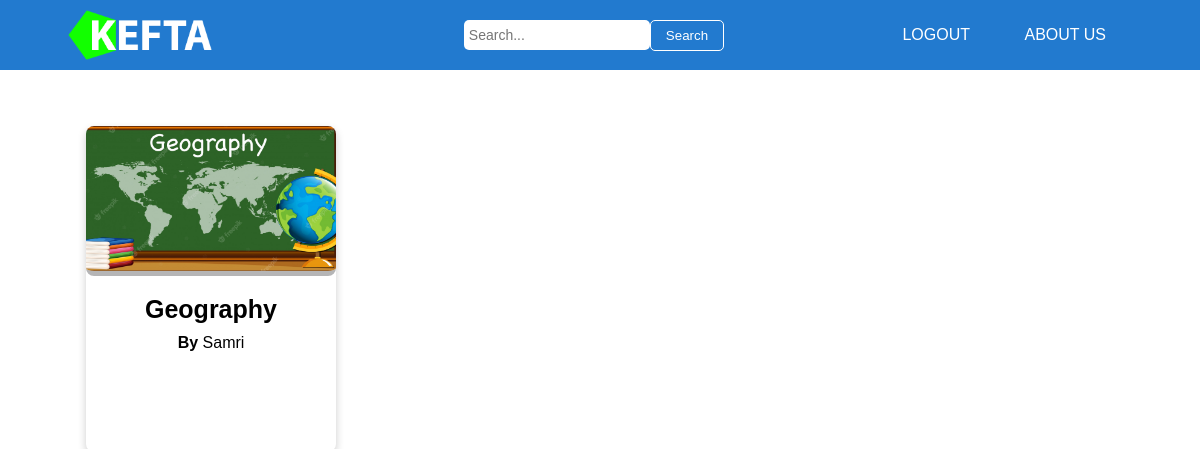
Page /class (signed in) on the committed database.
### models/class_.py (models this page shows, shortened)
class Class(db.Model):
    id = db.Column(db.String(60), primary_key=True, default=generate_uuid)
    name = db.Column(db.String(60), nullable=False)
    teacher_id = db.Column(db.String(60), db.ForeignKey('teacher.id'),
                           nullable=False)
    created_at = db.Column(db.DateTime, nullable=False,
                           default=datetime.utcnow)
    updated_at = db.Column(db.DateTime, nullable=False,
                           default=datetime.utcnow)
    image_name = db.Column(db.String(60), nullable=False)
    exams = db.relationship('Exam', backref='class', lazy=True,
                            cascade="all, delete-orphan")

### models/teacher.py (models this page shows, shortened)
class Teacher(db.Model, UserMixin):
    id = db.Column(db.String(60), primary_key=True, default=generate_uuid)
    first_name = db.Column(db.String(60), nullable=False)
    last_name = db.Column(db.String(60), nullable=False)
    email = db.Column(db.String(60), unique=True, nullable=False)
    password = db.Column(db.String(80), nullable=False)
    created_at = db.Column(db.DateTime, nullable=False,
                           default=datetime.utcnow)
    updated_at = db.Column(db.DateTime, nullable=False,
                           default=datetime.utcnow)
    classes = db.relationship('Class', backref='teacher', lazy=True,
                              cascade="all, delete-orphan")

### views/classes.py (the view)
@classes.route('/class', methods=['GET', 'POST'])
@login_required
def class_s():
    all_class = Class.query.all()
    all_teachers = Teacher.query.all()
    return render_template('class.html', user=current_user,
                           classes=all_class, teachers=all_teachers)

### app.py (called while the page is built)
@app.teardown_appcontext
def teardown_handler(self):
    db.session.remove()

### templates/class.html (shortened to what this page needs)
{% extends "base.html" %}
{% block style %}
<link rel="stylesheet" type="text/css" href="../static/css/class.css">
{% endblock %}
{% block content%}
	{% for class in classes %}
		<div class="class-card" onclick="examList('{{ class.id }}')">
			<img src="../static/user-data/{{ class.image_name }}" alt="" style="width:100% ">
			<h1>{{ class.name }}</h1>
			<p><b>By </b> {{ class.teacher.first_name }}</p>
			{% if class.teacher.id == user.id or user.email == 'admin@admin.com' %}
				<a onclick="editClass('{{class.id}}'); event.stopPropagation();" class="edit_btn">Edit</a>
				<br><br>
				<a onclick="deleteClass('{{class.id}}'); event.stopPropagation();" class="remove_btn">Remove</a>
			{% else %}
				<a href="" class="fake">q</a>
				<br><br>
				<a href="" class="fake">q</a>
			{% endif %}
		</div>
	{% endfor %}
{% endblock %}

### static/css/common.css (style rules this page uses)
* { padding: 0; margin: 0; box-sizing: border-box; font-family: sans-serif; }
:root { --color1: #1F6EBB; --color2: #6998C7; --color3: #227ACF; --color4: #4890D5; --color5: #0E3255; }
html { scroll-behavior: smooth; }

### static/css/class.css (style rules this page uses)
* { padding: 0; margin: 0; box-sizing: border-box; font-family: sans-serif; }
:root { --color1: #1F6EBB; --color2: #6998C7; --color3: #227ACF; --color4: #4890D5; --color5: #0E3255; }
.container .class-card { margin: 26px; display: inline-block; width: 250px; text-align: center; box-shadow: 0 4px 8px 0 rgba(0, 0, 0, 0.2); border-radius: 8px; transition: all 0.5s; padding-bottom: 30px; }
.container .class-card img { object-fit: cover; width: auto; height: 150px; border-bottom: solid 5px rgb(10, 10, 15, 0.3); border-radius: 8px; }
.container .class-card h1 { margin-top: 15px; font-size: 25px; }
.container .class-card p { padding-top: 10px; padding-bottom: 16px; }
.container a { color: black; }
.container .class-card .fake { color: white; }

### rows in the picture
Class: image_name (picture), name "Geography", teacher.first_name "Samri"
